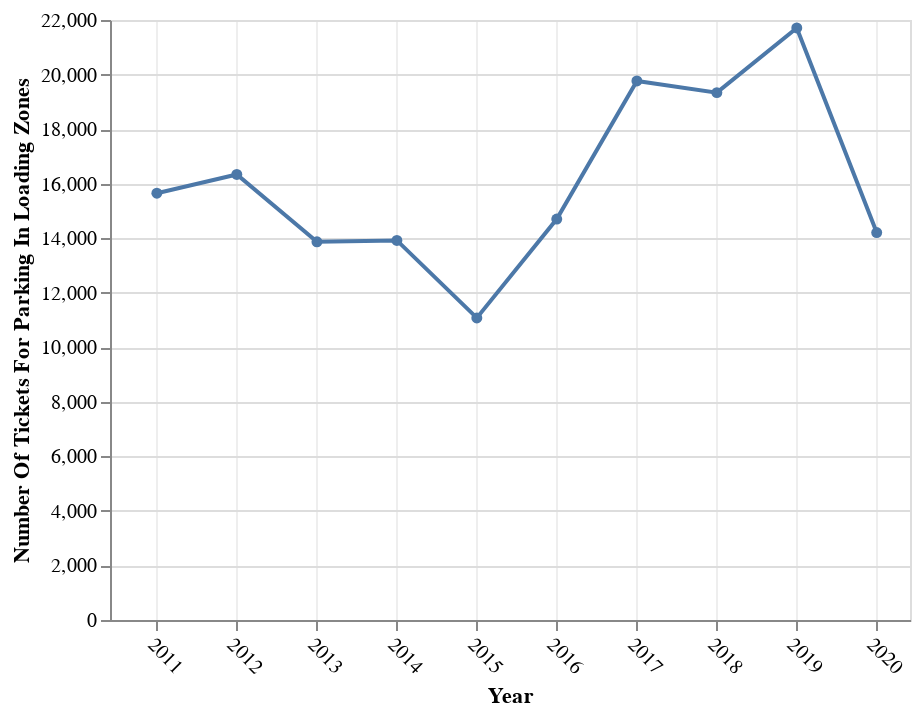

Notebook cell for this chart:
### Markdown cell above
### Total number of loading infractions by year

### Code cell
dfl = dfid[dfid["desc"].str.contains(
    "PARK COMMERC LOAD ZONE NOT LDG|PARK VEH.-COMMERCIAL LOAD ZONE|PARK-PASSENGER/FREIGHT LOADING|PARK PASSENGER/FREIGHT LOAD ZO")].groupby(
    ['year'])['count'].sum().reset_index()
dfl["date"] = dfl["year"].astype(str) + "-01-01"

alt.Chart(dfl).mark_line(
     point=alt.OverlayMarkDef()
).encode(
    x=alt.X('date:T', title="Year", axis=alt.Axis(
        labelAngle=45,
        gridOpacity=0.5
    ), scale=alt.Scale(domain=["2010-06-01", "2020-06-01"])),
    y=alt.Y('count', title="Number Of Tickets For Parking In Loading Zones")
)

### Figure 1 — Vega-Lite specification as saved in the notebook (floating-point values rounded to 4 significant figures)
{"config": {"view": {"continuousWidth": 400, "continuousHeight": 300}}, "data": {"name": "data-9f72ac02802e33e3a38f13e8436c31dd"}, "mark": {"type": "line", "point": {}}, "encoding": {"x": {"axis": {"gridOpacity": 0.5, "labelAngle": 45}, "field": "date", "scale": {"domain": ["2010-06-01", "2020-06-01"]}, "title": "Year", "type": "temporal"}, "y": {"field": "count", "title": "Number Of Tickets For Parking In Loading Zones", "type": "quantitative"}}, "$schema": "https://vega.github.io/schema/vega-lite/v4.17.0.json", "datasets": {"data-9f72ac02802e33e3a38f13e8436c31dd": [{"year": 2011, "count": 15650, "date": "2011-01-01"}, {"year": 2012, "count": 16337, "date": "2012-01-01"}, {"year": 2013, "count": 13869, "date": "2013-01-01"}, {"year": 2014, "count": 13918, "date": "2014-01-01"}, {"year": 2015, "count": 11077, "date": "2015-01-01"}, {"year": 2016, "count": 14701, "date": "2016-01-01"}, {"year": 2017, "count": 19764, "date": "2017-01-01"}, {"year": 2018, "count": 19337, "date": "2018-01-01"}, {"year": 2019, "count": 21709, "date": "2019-01-01"}, {"year": 2020, "count": 14207, "date": "2020-01-01"}]}}
